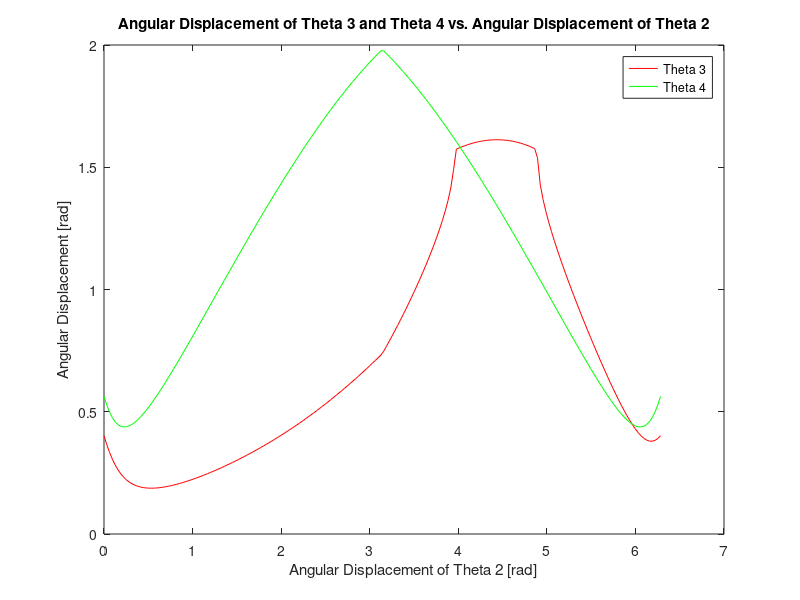
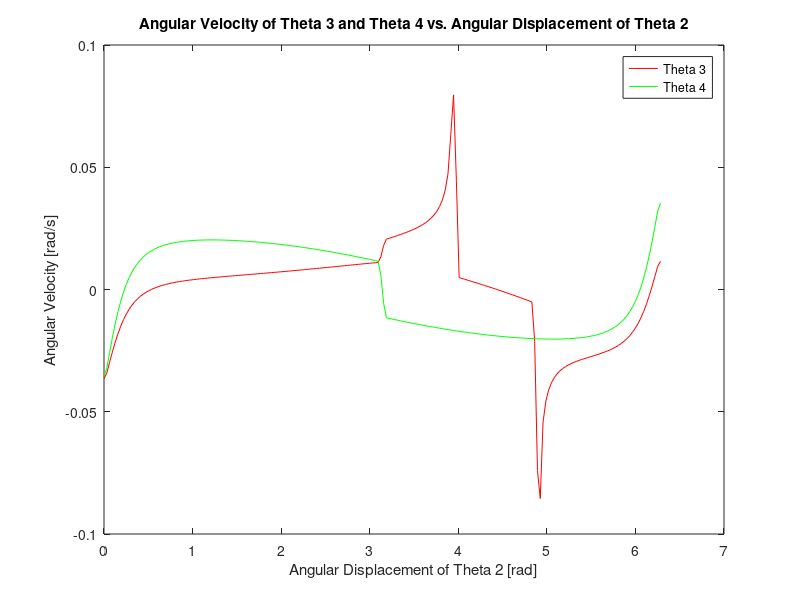
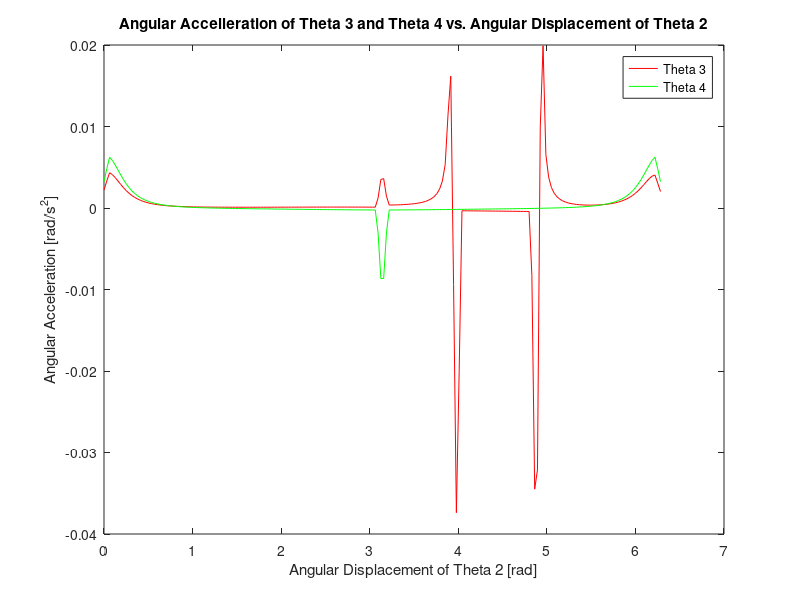

These figures' MATLAB source, in order:
clear;
clc;

%define link lengths
r1 = 0.1;
r2 = 0.055;
r3 = 0.15;
r4 = 0.11;

glob_const = 200;
%define theta 2 range from 0 to 2 Pi
theta2 = linspace(0,2*pi,glob_const);
alpha = linspace(0,0,glob_const);
beta = linspace(0,0,glob_const);

for i = 1:glob_const
    %use cosine law to find alpha
    alpha(i) = acos(((r1^2) - r1*r2*cos(theta2(i)))/(r1.*sqrt(r1^2 + r2^2 - 2*r1*r2*cos(theta2(i)))));

    %use cosine law to find beta
    beta(i) = acos((r1^2 + r2^2 - 2*r1*r2*cos(theta2(i)) + r4^2 - r3^2)/ (2*r4*sqrt(r1^2 + r2^2 - 2*r1*r2*cos(theta2(i)))));
end
alpha(1) = 0;
alpha(glob_const) = 0;

%use the angles obtained to find theta4, then find 1st and 2nd direvative
for i = 1:glob_const
    theta4(i) = pi - alpha(i) - beta(i);
end

theta4_dot = gradient(theta4);
theta4_dot_dot = gradient(theta4_dot);

%use geometry to find theta3, then differentiate for 1st and 2nd derivative
theta3 = asin((1/r3)*(r4*sin(theta4) - r2*sin(theta2)));
theta3 = abs(theta3);
theta3_dot = gradient(theta3);
theta3_dot_dot = gradient(theta3_dot);

%plot theta3 and theta4 together versus theta2
figure(1)
plot(theta2, theta3,'r')
hold on;
plot(theta2, theta4, 'g')
hold on;
title('Angular Displacement of Theta 3 and Theta 4 vs. Angular Displacement of Theta 2')
xlabel('Angular Displacement of Theta 2 [rad]')
ylabel('Angular Displacement [rad]')
legend ('Theta 3', 'Theta 4')

%plot theta3_dot and theta4_dot together versus theta2
figure(2)
plot(theta2, theta3_dot, 'r')
hold on;
plot(theta2, theta4_dot, 'g')
hold on;
title('Angular Velocity of Theta 3 and Theta 4 vs. Angular Displacement of Theta 2')
xlabel('Angular Displacement of Theta 2 [rad]')
ylabel('Angular Velocity [rad/s]')
legend ('Theta 3', 'Theta 4')

%plot theta3_dot_dot and theta4_dot_dot together versus theta2
figure(3)
plot(theta2, theta3_dot_dot, 'r')
hold on;
plot(theta2, theta4_dot_dot, 'g')
hold on;
title('Angular Accelleration of Theta 3 and Theta 4 vs. Angular Displacement of Theta 2')
xlabel('Angular Displacement of Theta 2 [rad]')
ylabel('Angular Acceleration [rad/s^2]')
legend ('Theta 3', 'Theta 4')

